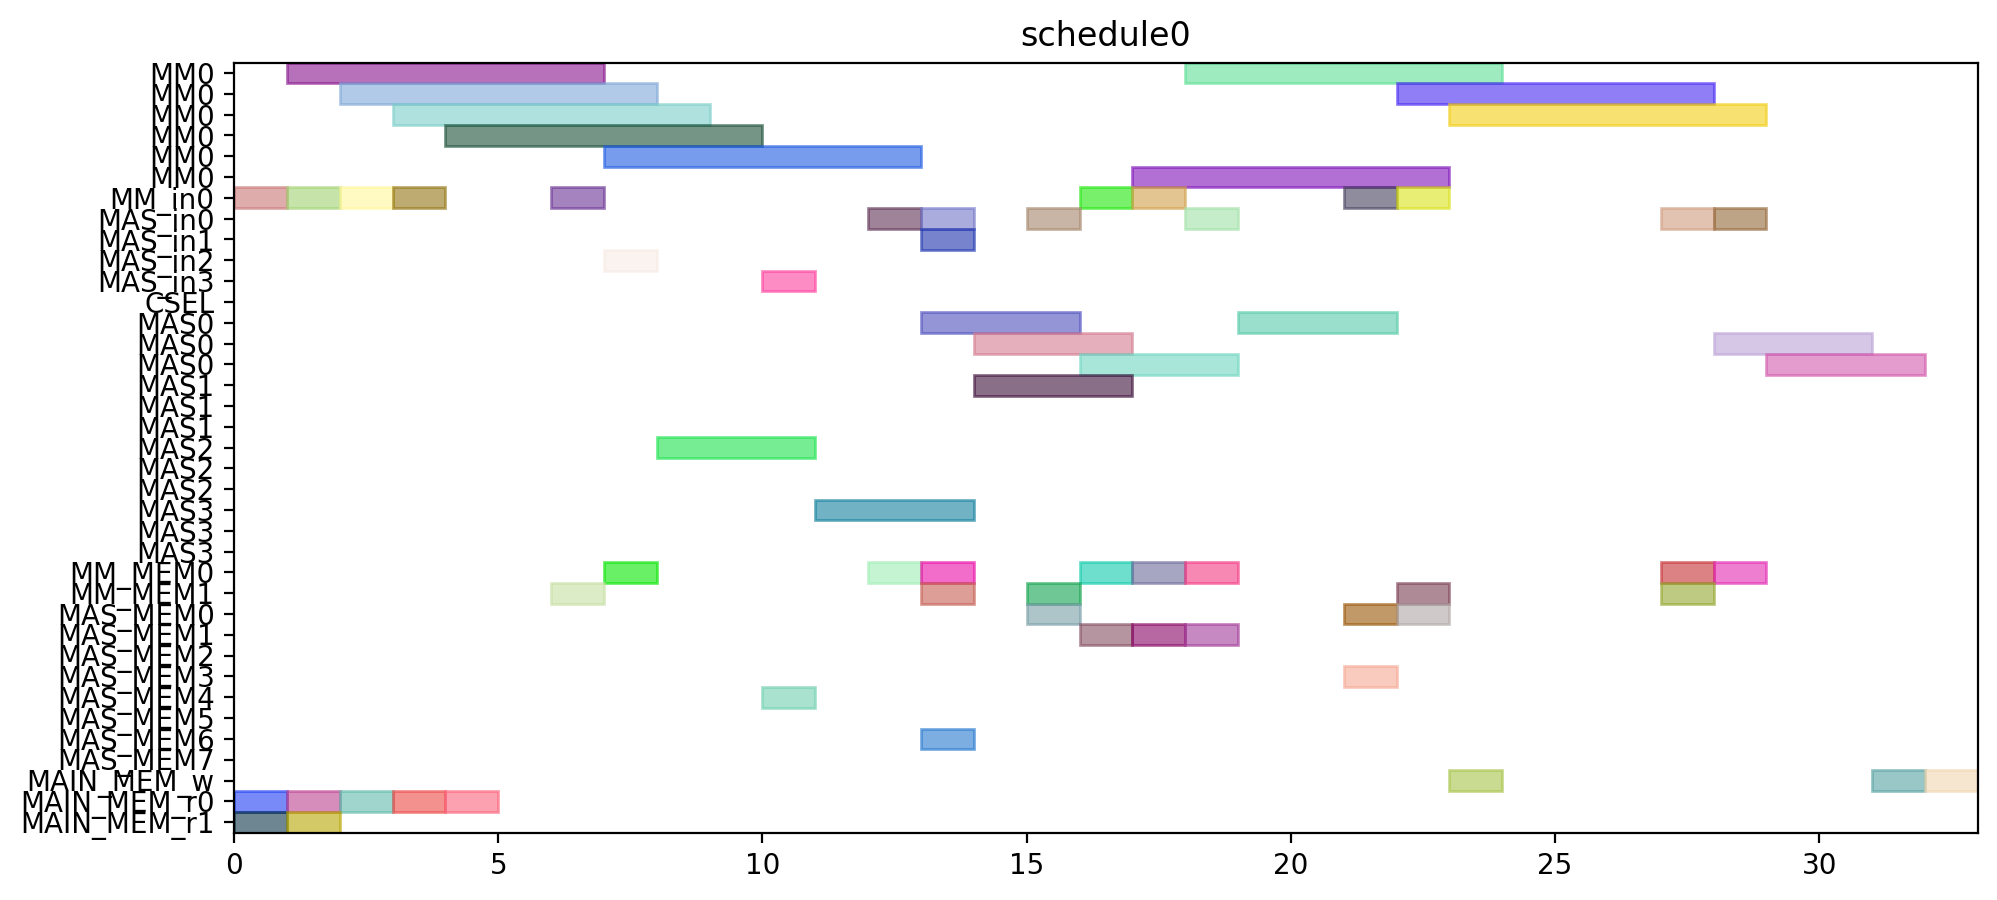

Write the Python code that produced this figure.
from pyschedule import Scenario, solvers, plotters, alt


def solve():
	horizon = 90
	S = Scenario("schedule0", horizon=horizon)

	# resource
	MM = S.Resources('MM', num=1, size=6)
	MM_in = S.Resources('MM_in', num=1)
	MAS_in = S.Resources('MAS_in', num=4)
	CSEL = S.Resource('CSEL')
	MAS = S.Resources('MAS', num=4, size=3, periods=range(1, horizon))
	MM_MEM = S.Resources('MM_MEM', num=2)
	MAS_MEM = S.Resources('MAS_MEM', num=8)
	MAIN_MEM_w = S.Resource('MAIN_MEM_w', size=1)
	MAIN_MEM_r = S.Resources('MAIN_MEM_r', num=2)

	# result of previous scheduling

	# new tasks
	t0 = S.Task('t0', length=6, delay_cost=1)
	t0 += alt(MM)
	t0_in = S.Task('t0_in', length=1, delay_cost=1)
	t0_in += alt(MM_in)
	S += t0_in*MM_in[0]<=t0*MM[0]

	t0_mem0 = S.Task('t0_mem0', length=1, delay_cost=1)
	t0_mem0 += MAIN_MEM_r[0]
	t3 = S.Task('t3', length=6, delay_cost=1)
	t3 += alt(MM)
	t3_in = S.Task('t3_in', length=1, delay_cost=1)
	t3_in += alt(MM_in)
	S += t3_in*MM_in[0]<=t3*MM[0]

	t3_mem0 = S.Task('t3_mem0', length=1, delay_cost=1)
	t3_mem0 += MAIN_MEM_r[0]
	t3_mem1 = S.Task('t3_mem1', length=1, delay_cost=1)
	t3_mem1 += MAIN_MEM_r[1]
	t1 = S.Task('t1', length=6, delay_cost=1)
	t1 += alt(MM)
	t1_in = S.Task('t1_in', length=1, delay_cost=1)
	t1_in += alt(MM_in)
	S += t1_in*MM_in[0]<=t1*MM[0]

	t1_mem0 = S.Task('t1_mem0', length=1, delay_cost=1)
	t1_mem0 += MAIN_MEM_r[0]
	t1_mem1 = S.Task('t1_mem1', length=1, delay_cost=1)
	t1_mem1 += MAIN_MEM_r[1]
	t2 = S.Task('t2', length=6, delay_cost=1)
	t2 += alt(MM)
	t2_in = S.Task('t2_in', length=1, delay_cost=1)
	t2_in += alt(MM_in)
	S += t2_in*MM_in[0]<=t2*MM[0]

	t2_mem0 = S.Task('t2_mem0', length=1, delay_cost=1)
	t2_mem0 += MAIN_MEM_r[0]
	t4 = S.Task('t4', length=6, delay_cost=1)
	t4 += alt(MM)
	t4_in = S.Task('t4_in', length=1, delay_cost=1)
	t4_in += alt(MM_in)
	S += t4_in*MM_in[0]<=t4*MM[0]

	t4_mem0 = S.Task('t4_mem0', length=1, delay_cost=1)
	t4_mem0 += MAIN_MEM_r[0]
	t4_mem1 = S.Task('t4_mem1', length=1, delay_cost=1)
	t4_mem1 += alt(MM_MEM)
	S += (t2*MM[0])-1 < t4_mem1*MM_MEM[1]
	S += t4_mem1 <= t4

	t5 = S.Task('t5', length=3, delay_cost=1)
	t5 += alt(MAS)
	t5_in = S.Task('t5_in', length=1, delay_cost=1)
	t5_in += alt(MAS_in)
	S += t5_in*MAS_in[0]<=t5*MAS[0]

	S += t5_in*MAS_in[1]<=t5*MAS[1]

	S += t5_in*MAS_in[2]<=t5*MAS[2]

	S += t5_in*MAS_in[3]<=t5*MAS[3]

	t5_mem0 = S.Task('t5_mem0', length=1, delay_cost=1)
	t5_mem0 += alt(MM_MEM)
	S += (t0*MM[0])-1 < t5_mem0*MM_MEM[0]
	S += t5_mem0 <= t5

	t6 = S.Task('t6', length=3, delay_cost=1)
	t6 += alt(MAS)
	t6_in = S.Task('t6_in', length=1, delay_cost=1)
	t6_in += alt(MAS_in)
	S += t6_in*MAS_in[0]<=t6*MAS[0]

	S += t6_in*MAS_in[1]<=t6*MAS[1]

	S += t6_in*MAS_in[2]<=t6*MAS[2]

	S += t6_in*MAS_in[3]<=t6*MAS[3]

	t6_mem0 = S.Task('t6_mem0', length=1, delay_cost=1)
	t6_mem0 += alt(MAS_MEM)
	S += (t5*MAS[0])-1 < t6_mem0*MAS_MEM[0]
	S += (t5*MAS[1])-1 < t6_mem0*MAS_MEM[2]
	S += (t5*MAS[2])-1 < t6_mem0*MAS_MEM[4]
	S += (t5*MAS[3])-1 < t6_mem0*MAS_MEM[6]
	S += t6_mem0 <= t6

	t9 = S.Task('t9', length=3, delay_cost=1)
	t9 += alt(MAS)
	t9_in = S.Task('t9_in', length=1, delay_cost=1)
	t9_in += alt(MAS_in)
	S += t9_in*MAS_in[0]<=t9*MAS[0]

	S += t9_in*MAS_in[1]<=t9*MAS[1]

	S += t9_in*MAS_in[2]<=t9*MAS[2]

	S += t9_in*MAS_in[3]<=t9*MAS[3]

	t9_mem0 = S.Task('t9_mem0', length=1, delay_cost=1)
	t9_mem0 += alt(MM_MEM)
	S += (t0*MM[0])-1 < t9_mem0*MM_MEM[0]
	S += t9_mem0 <= t9

	t9_mem1 = S.Task('t9_mem1', length=1, delay_cost=1)
	t9_mem1 += alt(MM_MEM)
	S += (t4*MM[0])-1 < t9_mem1*MM_MEM[1]
	S += t9_mem1 <= t9

	t10 = S.Task('t10', length=3, delay_cost=1)
	t10 += alt(MAS)
	t10_in = S.Task('t10_in', length=1, delay_cost=1)
	t10_in += alt(MAS_in)
	S += t10_in*MAS_in[0]<=t10*MAS[0]

	S += t10_in*MAS_in[1]<=t10*MAS[1]

	S += t10_in*MAS_in[2]<=t10*MAS[2]

	S += t10_in*MAS_in[3]<=t10*MAS[3]

	t10_mem0 = S.Task('t10_mem0', length=1, delay_cost=1)
	t10_mem0 += alt(MM_MEM)
	S += (t4*MM[0])-1 < t10_mem0*MM_MEM[0]
	S += t10_mem0 <= t10

	t7 = S.Task('t7', length=3, delay_cost=1)
	t7 += alt(MAS)
	t7_in = S.Task('t7_in', length=1, delay_cost=1)
	t7_in += alt(MAS_in)
	S += t7_in*MAS_in[0]<=t7*MAS[0]

	S += t7_in*MAS_in[1]<=t7*MAS[1]

	S += t7_in*MAS_in[2]<=t7*MAS[2]

	S += t7_in*MAS_in[3]<=t7*MAS[3]

	t7_mem0 = S.Task('t7_mem0', length=1, delay_cost=1)
	t7_mem0 += alt(MAS_MEM)
	S += (t6*MAS[0])-1 < t7_mem0*MAS_MEM[0]
	S += (t6*MAS[1])-1 < t7_mem0*MAS_MEM[2]
	S += (t6*MAS[2])-1 < t7_mem0*MAS_MEM[4]
	S += (t6*MAS[3])-1 < t7_mem0*MAS_MEM[6]
	S += t7_mem0 <= t7

	t11 = S.Task('t11', length=3, delay_cost=1)
	t11 += alt(MAS)
	t11_in = S.Task('t11_in', length=1, delay_cost=1)
	t11_in += alt(MAS_in)
	S += t11_in*MAS_in[0]<=t11*MAS[0]

	S += t11_in*MAS_in[1]<=t11*MAS[1]

	S += t11_in*MAS_in[2]<=t11*MAS[2]

	S += t11_in*MAS_in[3]<=t11*MAS[3]

	t11_mem0 = S.Task('t11_mem0', length=1, delay_cost=1)
	t11_mem0 += alt(MAS_MEM)
	S += (t10*MAS[0])-1 < t11_mem0*MAS_MEM[0]
	S += (t10*MAS[1])-1 < t11_mem0*MAS_MEM[2]
	S += (t10*MAS[2])-1 < t11_mem0*MAS_MEM[4]
	S += (t10*MAS[3])-1 < t11_mem0*MAS_MEM[6]
	S += t11_mem0 <= t11

	t11_mem1 = S.Task('t11_mem1', length=1, delay_cost=1)
	t11_mem1 += alt(MM_MEM)
	S += (t4*MM[0])-1 < t11_mem1*MM_MEM[1]
	S += t11_mem1 <= t11

	t8 = S.Task('t8', length=6, delay_cost=1)
	t8 += alt(MM)
	t8_in = S.Task('t8_in', length=1, delay_cost=1)
	t8_in += alt(MM_in)
	S += t8_in*MM_in[0]<=t8*MM[0]

	t8_mem0 = S.Task('t8_mem0', length=1, delay_cost=1)
	t8_mem0 += alt(MM_MEM)
	S += (t4*MM[0])-1 < t8_mem0*MM_MEM[0]
	S += t8_mem0 <= t8

	t8_mem1 = S.Task('t8_mem1', length=1, delay_cost=1)
	t8_mem1 += alt(MAS_MEM)
	S += (t7*MAS[0])-1 < t8_mem1*MAS_MEM[1]
	S += (t7*MAS[1])-1 < t8_mem1*MAS_MEM[3]
	S += (t7*MAS[2])-1 < t8_mem1*MAS_MEM[5]
	S += (t7*MAS[3])-1 < t8_mem1*MAS_MEM[7]
	S += t8_mem1 <= t8

	new_PZ = S.Task('new_PZ', length=6, delay_cost=1)
	new_PZ += alt(MM)
	new_PZ_in = S.Task('new_PZ_in', length=1, delay_cost=1)
	new_PZ_in += alt(MM_in)
	S += new_PZ_in*MM_in[0]<=new_PZ*MM[0]

	S += 0<new_PZ

	new_PZ_w = S.Task('new_PZ_w', length=1, delay_cost=1)
	new_PZ_w += alt(MAIN_MEM_w)
	S += new_PZ <= new_PZ_w

	new_PZ_mem0 = S.Task('new_PZ_mem0', length=1, delay_cost=1)
	new_PZ_mem0 += alt(MM_MEM)
	S += (t1*MM[0])-1 < new_PZ_mem0*MM_MEM[0]
	S += new_PZ_mem0 <= new_PZ

	new_PZ_mem1 = S.Task('new_PZ_mem1', length=1, delay_cost=1)
	new_PZ_mem1 += alt(MAS_MEM)
	S += (t7*MAS[0])-1 < new_PZ_mem1*MAS_MEM[1]
	S += (t7*MAS[1])-1 < new_PZ_mem1*MAS_MEM[3]
	S += (t7*MAS[2])-1 < new_PZ_mem1*MAS_MEM[5]
	S += (t7*MAS[3])-1 < new_PZ_mem1*MAS_MEM[7]
	S += new_PZ_mem1 <= new_PZ

	t12 = S.Task('t12', length=3, delay_cost=1)
	t12 += alt(MAS)
	t12_in = S.Task('t12_in', length=1, delay_cost=1)
	t12_in += alt(MAS_in)
	S += t12_in*MAS_in[0]<=t12*MAS[0]

	S += t12_in*MAS_in[1]<=t12*MAS[1]

	S += t12_in*MAS_in[2]<=t12*MAS[2]

	S += t12_in*MAS_in[3]<=t12*MAS[3]

	t12_mem0 = S.Task('t12_mem0', length=1, delay_cost=1)
	t12_mem0 += alt(MM_MEM)
	S += (t0*MM[0])-1 < t12_mem0*MM_MEM[0]
	S += t12_mem0 <= t12

	t12_mem1 = S.Task('t12_mem1', length=1, delay_cost=1)
	t12_mem1 += alt(MAS_MEM)
	S += (t11*MAS[0])-1 < t12_mem1*MAS_MEM[1]
	S += (t11*MAS[1])-1 < t12_mem1*MAS_MEM[3]
	S += (t11*MAS[2])-1 < t12_mem1*MAS_MEM[5]
	S += (t11*MAS[3])-1 < t12_mem1*MAS_MEM[7]
	S += t12_mem1 <= t12

	t13 = S.Task('t13', length=6, delay_cost=1)
	t13 += alt(MM)
	t13_in = S.Task('t13_in', length=1, delay_cost=1)
	t13_in += alt(MM_in)
	S += t13_in*MM_in[0]<=t13*MM[0]

	t13_mem0 = S.Task('t13_mem0', length=1, delay_cost=1)
	t13_mem0 += alt(MAS_MEM)
	S += (t12*MAS[0])-1 < t13_mem0*MAS_MEM[0]
	S += (t12*MAS[1])-1 < t13_mem0*MAS_MEM[2]
	S += (t12*MAS[2])-1 < t13_mem0*MAS_MEM[4]
	S += (t12*MAS[3])-1 < t13_mem0*MAS_MEM[6]
	S += t13_mem0 <= t13

	t13_mem1 = S.Task('t13_mem1', length=1, delay_cost=1)
	t13_mem1 += alt(MAS_MEM)
	S += (t9*MAS[0])-1 < t13_mem1*MAS_MEM[1]
	S += (t9*MAS[1])-1 < t13_mem1*MAS_MEM[3]
	S += (t9*MAS[2])-1 < t13_mem1*MAS_MEM[5]
	S += (t9*MAS[3])-1 < t13_mem1*MAS_MEM[7]
	S += t13_mem1 <= t13

	t14 = S.Task('t14', length=6, delay_cost=1)
	t14 += alt(MM)
	t14_in = S.Task('t14_in', length=1, delay_cost=1)
	t14_in += alt(MM_in)
	S += t14_in*MM_in[0]<=t14*MM[0]

	t14_mem0 = S.Task('t14_mem0', length=1, delay_cost=1)
	t14_mem0 += alt(MAS_MEM)
	S += (t12*MAS[0])-1 < t14_mem0*MAS_MEM[0]
	S += (t12*MAS[1])-1 < t14_mem0*MAS_MEM[2]
	S += (t12*MAS[2])-1 < t14_mem0*MAS_MEM[4]
	S += (t12*MAS[3])-1 < t14_mem0*MAS_MEM[6]
	S += t14_mem0 <= t14

	t14_mem1 = S.Task('t14_mem1', length=1, delay_cost=1)
	t14_mem1 += alt(MM_MEM)
	S += (t3*MM[0])-1 < t14_mem1*MM_MEM[1]
	S += t14_mem1 <= t14

	new_PY = S.Task('new_PY', length=3, delay_cost=1)
	new_PY += alt(MAS)
	new_PY_in = S.Task('new_PY_in', length=1, delay_cost=1)
	new_PY_in += alt(MAS_in)
	S += new_PY_in*MAS_in[0]<=new_PY*MAS[0]

	S += new_PY_in*MAS_in[1]<=new_PY*MAS[1]

	S += new_PY_in*MAS_in[2]<=new_PY*MAS[2]

	S += new_PY_in*MAS_in[3]<=new_PY*MAS[3]

	S += 0<new_PY

	new_PY_w = S.Task('new_PY_w', length=1, delay_cost=1)
	new_PY_w += alt(MAIN_MEM_w)
	S += new_PY <= new_PY_w

	new_PY_mem0 = S.Task('new_PY_mem0', length=1, delay_cost=1)
	new_PY_mem0 += alt(MM_MEM)
	S += (t8*MM[0])-1 < new_PY_mem0*MM_MEM[0]
	S += new_PY_mem0 <= new_PY

	new_PY_mem1 = S.Task('new_PY_mem1', length=1, delay_cost=1)
	new_PY_mem1 += alt(MM_MEM)
	S += (t13*MM[0])-1 < new_PY_mem1*MM_MEM[1]
	S += new_PY_mem1 <= new_PY

	new_PX = S.Task('new_PX', length=3, delay_cost=1)
	new_PX += alt(MAS)
	new_PX_in = S.Task('new_PX_in', length=1, delay_cost=1)
	new_PX_in += alt(MAS_in)
	S += new_PX_in*MAS_in[0]<=new_PX*MAS[0]

	S += new_PX_in*MAS_in[1]<=new_PX*MAS[1]

	S += new_PX_in*MAS_in[2]<=new_PX*MAS[2]

	S += new_PX_in*MAS_in[3]<=new_PX*MAS[3]

	S += 0<new_PX

	new_PX_w = S.Task('new_PX_w', length=1, delay_cost=1)
	new_PX_w += alt(MAIN_MEM_w)
	S += new_PX <= new_PX_w

	new_PX_mem0 = S.Task('new_PX_mem0', length=1, delay_cost=1)
	new_PX_mem0 += alt(MM_MEM)
	S += (t14*MM[0])-1 < new_PX_mem0*MM_MEM[0]
	S += new_PX_mem0 <= new_PX

	solvers.mip.solve(S,msg=1,kind='CPLEX',ratio_gap=1.01)

	solution = [['hoge']*len(S.solution()[1]) for i in range(len(S.solution()))]
	for i in range(len(S.solution())):
		for j in range(len(S.solution()[i])):
			solution[i][j]=str(S.solution()[i][j])
	print(solution)

	cycles = int(solution[-1][3])

	pic_file_name = "/home/mfukuda/ABE/multiRAM_multiMAS_16mux/scheduling_result/stage6MM1_stage3MAS4/EP_DBL_A_0/schedule0.png"
	if(S.solution() != []):
		plotters.matplotlib.plot(S,img_filename=pic_file_name, show_task_labels=False, fig_size=(cycles*0.25+3, 5))

	return solution
